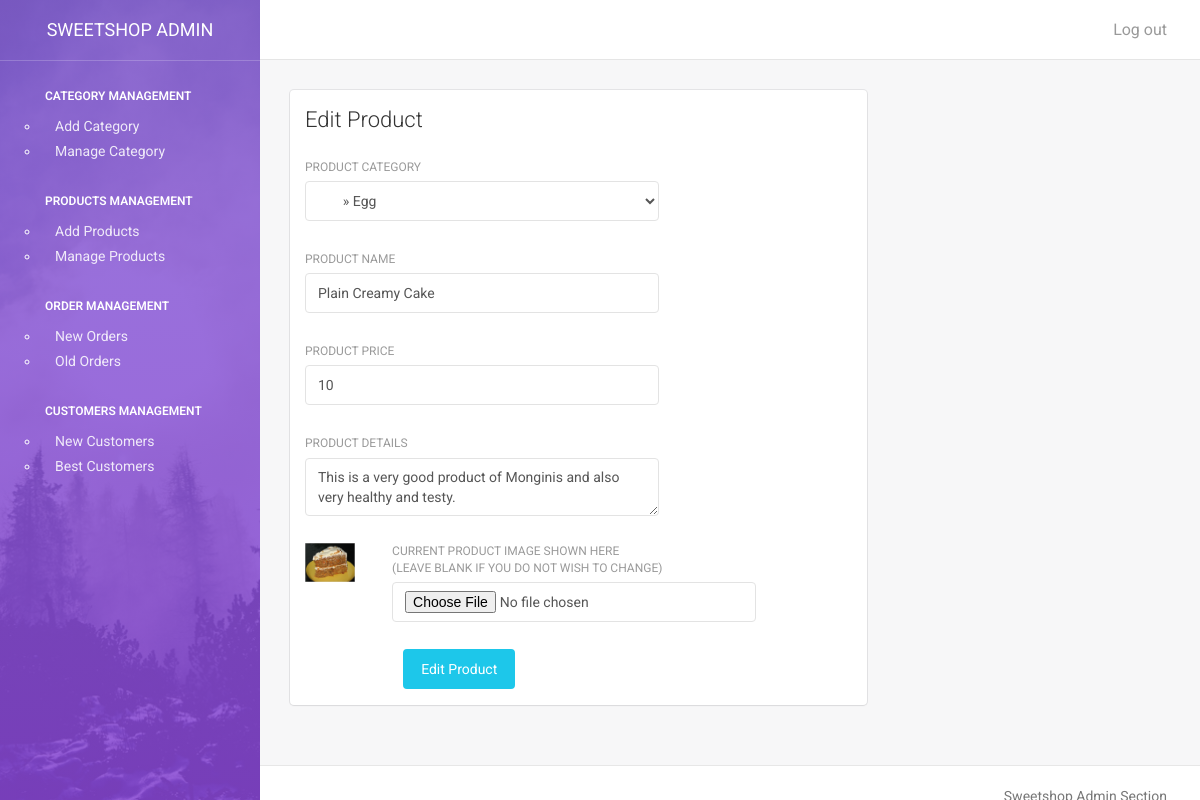
Screenshot of /admin/edit_product.php?edit_id=1 (signed in) with the database file from the repository.
### tables this page shows
CREATE TABLE `products` (
  `id` int(11) NOT NULL,
  `name` varchar(100) NOT NULL DEFAULT '',
  `details` text NOT NULL,
  `image` varchar(100) NOT NULL DEFAULT '',
  `price` int(4) NOT NULL DEFAULT '0',
  `cid` int(6) NOT NULL DEFAULT '0'
);

### www/admin/edit_product.php (the view, shortened to what this page needs)
<?php
include "lib/config.php";
if ($_GET['edit_id']) {
    $sql = "SELECT * FROM `products` WHERE `id` = '$_GET[edit_id]'";
    $res = $db->query($sql);
    $old = $res->fetch_array();
}
include "lib/header.php";
?>
<div class="col-md-8">
    <div class="card">
        <div class="header">
            <h4 class="title">Edit Product</h4>
        </div>
        <div class="content">
            <form action = edit_product.php method = post ENCTYPE = "multipart/form-data">
                 <div class="row">
                     <div class="col-md-8">
                        <div class="form-group">
                            <label>Product Category </label>
                            <SELECT name = "cid" class="form-control">
                            <?php
                            $sql = "SELECT * FROM `category` WHERE `parent_id` = '0'";
                            $res = $db->query($sql);
                            while($row = $res->fetch_array())
                            {
                                $sql2 = "SELECT * FROM `category` WHERE `parent_id` = '$row[cid]'";
                                $res2 = $db->query($sql2);
                                while($row2 = $res2->fetch_array())
                                {
                                  if($old['cid'] == $row2['cid'])
                                        print "<OPTION SELECTED VALUE = $row2[cid]> &nbsp; &nbsp; &nbsp; &raquo; $row2[cname]</OPTION>";
                                  else
                                        print "<OPTION VALUE = $row2[cid]> &nbsp; &nbsp; &nbsp; &raquo; $row2[cname]</OPTION>";
                                }
                            }
                            ?>
                            </SELECT>
                        </div>
                    </div>
                </div>
                <div class="row">
                    <div class="col-md-8">
                        <div class="form-group">
                            <label>Product Name</label>
                            <input type="text" name = "name" class="form-control"  placeholder="Product Name" VALUE = "<?=$old['name']?>">
                        </div>
                    </div>
                 </div>
                 <div class="row">
                    <div class="col-md-8">
                        <div class="form-group">
                            <label>Product Price</label>
                            <input type="text" name = "price" class="form-control"  placeholder="Product Price"  VALUE = "<?=$old['price']?>"price>
                        </div>
                    </div>
                 </div>
                 <div class="row">
                    <div class="col-md-8">
                        <div class="form-group">
                            <label>Product Details</label>
                            <textarea name = "details" class="form-control"  ><?=$old['details']?></textarea>
                        </div>
                    </div>
                 </div>
                 <div class="row">
                    <div class="col-md-2">
                       <IMG SRC = "../<?=$old['image']?>" WIDTH = 50>
                    </div>
                   <div class="col-md-8">
                        <div class="form-group">
                            <label>Current Product Image shown here<BR>(Leave blank if you do not wish to change)</label>
                            <input type="file" name = "image" class="form-control" >
                      </div>
                    </div>
                 </div>
                <div class="row">
                     <div class="col-md-5">
                        <div class="form-group">
                            <input type="submit" value = "Edit Product" class="btn btn-info btn-fill pull-right">
                        </div>
                    </div>
                </div>
            </form>
        </div>
    </div>
</div>
<?php
include "lib/footer.php";
?>

### rows the page displays
products: name "Plain Creamy Cake", price "10", details "This is a very good product of Monginis and also very healthy and testy."
